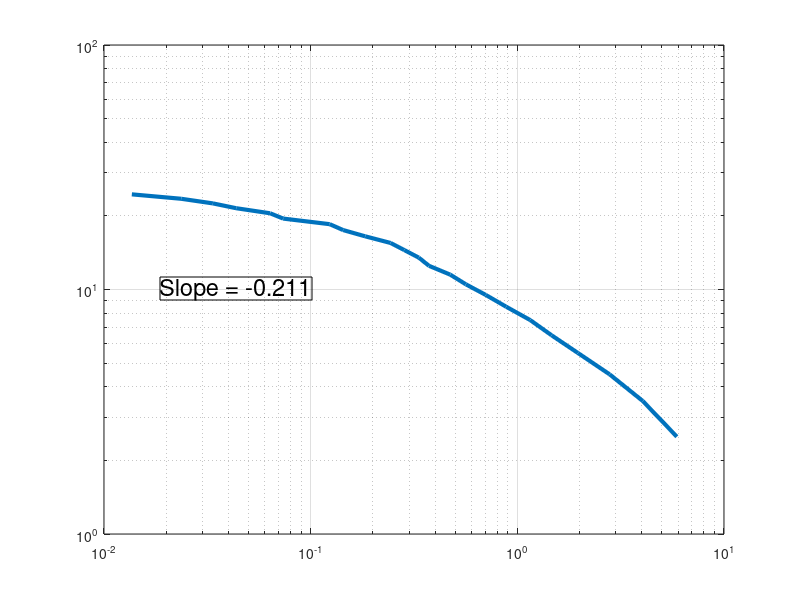
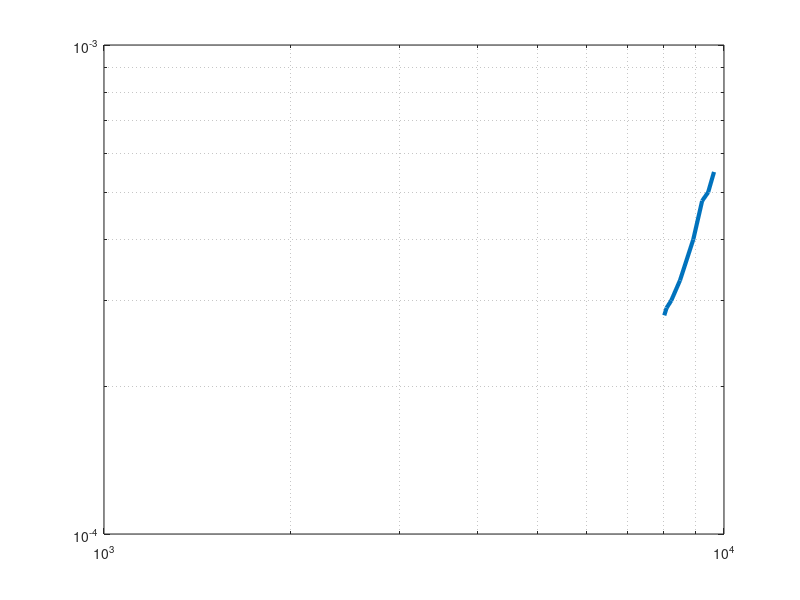

Here is the MATLAB script that generated these plots, in order:
%% Data for lab 3

%       Part one: log(E) vs log(r)
% _____________________________________________


average_ambient_thermal_radiation = (0.25 + 0.04)/11;
disp(average_ambient_thermal_radiation)

radius = [2.5, 3.5, 4.5, 5.5, 6.5, 7.5, 8.5, 9.5, 10.5, 11.5, 12.5, 13.5, 14.5, 15.5, 16.5, 17.5, 18.5, 19.5,20.5, 21.5, 22.5, 23.5, 24.5, 25.5, 26.5];
    
thermal_radiation = [5.94, 4.07, 2.82, 1.99, 1.49, 1.18, 0.91, 0.73, 0.59, 0.50, 0.40, 0.36, 0.31, 0.27, 0.21, 0.17, 0.15, 0.1, 0.09, 0.07, 0.06, 0.05, 0.04, 0.02, 0.01];

fixed_thermal_radiation = thermal_radiation -average_ambient_thermal_radiation;


figure(1)
xlabel('Distance (cm)', 'FontSize',17)
ylabel('Power Emitted per Unit Area (E)','FontSize',17)

dim = [.2, .5, .1, .1];
str = {'Slope = -0.211'};

annotation('textbox', dim , 'String', str, 'FitBoxToText','on','FontSize',17);

loglog(fixed_thermal_radiation,radius, 'LineWidth',3)
grid on 
grid minor

%%       Part two: log(E) vs log(T)
% _____________________________________________

% V = IR ---> R = I/V


alpha = 0.0045;
T_room = 23.0 + 273.15; % Celcius into Kelvin
R_room = (0.024/ (.0527 + .05247 + .05244)/3); % mA into A

aR_room = alpha * R_room;


E = [0.28, 0.29, 0.30, 0.33, 0.40, 0.48, 0.50, 0.55];
E = E * .001; % mV to V

I = [0.7199, 0.7240, 0.7310, 0.7448, 0.7636, 0.7812, 0.7937, 0.8063];
V = [1.305, 1.324, 1.360, 1.432, 1.543, 1.632, 1.696, 1.761];

R = (V./I);

T = ((R - R_room)./aR_room) + T_room;


figure(2)
xlabel('Temperature (Kelvin)', 'FontSize',17)
ylabel('Power Emitted per Unit Area (E)','FontSize',17)
loglog(T,E, 'LineWidth',3)
grid on 
grid minor


%%       Part three: emissivity of surfaces
% _____________________________________________


avg_emis_black = (0.87 + 0.80 + 0.80 + 0.86 + 0.87 + 0.85 + 0.84 + 0.83 + 0.85)/9; 

theoretical_black =0.95;
theoretical_white = 0.84;
theoretical_unpolished = 0.20;
theoretical_polished = 0.1;

avg_emis_white = (0.88 + 0.82 + 0.82 + 0.85 + 0.84 + 0.84 + 0.85 + 0.85 + 0.86)/9;

avg_emis_unpolished = (0.18 + 0.18 + 0.18 + 0.18 + 0.17 + 0.17 + 0.17 + 0.17 + 0.18)/9;

avg_emis_polished = (0.11 + 0.11 + 0.11 + 0.11 + 0.11 + 0.1 + 0.1 + 0.1 + 0.1)/9;

diff_black = ( theoretical_black - avg_emis_black)/((avg_emis_black + theoretical_black)*.5)*100;
disp(diff_black)

diff_white =(avg_emis_white- theoretical_white)/((avg_emis_white + theoretical_white)*.5)*100;
disp(diff_white)


diff_unpolished =(avg_emis_unpolished- theoretical_unpolished)/((avg_emis_unpolished + theoretical_unpolished)*.5)*100;
disp(diff_unpolished)

diff_polished =(avg_emis_polished- theoretical_polished)/((avg_emis_polished + theoretical_polished)*.5)*100;
disp(diff_polished)